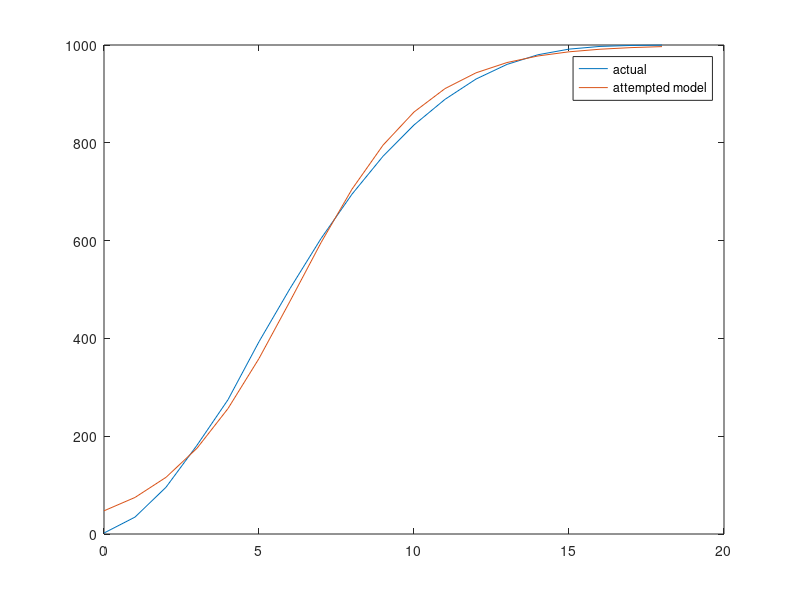

Here is the MATLAB script that generated this plot:
format shortG;
%data for given simulation
data = [0 2 0; 1 34.5584 32.5584; 2 95.593 61.0346; 3 181.4934 85.9004; 
        4 274.6621 103.1687; 5 393.2821 108.62; 6 501.9399 108.6578; 
        7 604.1662 102.2263; 8 694.8979 90.7317; 9 772.4584 77.5605;
        10 836.4424 63.984; 11 888.8613 52.4189; 12 930.3622 41.5009; 
        13 960.3303 29.9681; 14 980.1061 19.7758; 15 991.5733 11.4672; 
        16 997.1057 5.5324; 17 999.0635 1.9578; 18 999.7112 0.6477];

%matrices used to store values for A/B/C for proposed models
modelA = [];
modelB = [];
modelC = [];

%for each generation (other than 0), compute value of A/B/C
for i=2:19,
   modelA = [modelA; data(i,2)./data(i,3)];
   modelB = [modelB; ((data(i,2)).^2)./data(i,3)];
   modelC = [modelC; log(data(i,3))./data(i,2)];
end

%removes max/min values from list of A vals 
%if data has too high of variance
numRemovalsA = 0;
for i=1:numRemovalsA,
    modelA = modelA(modelA~=max(modelA(:)));
    modelA = modelA(modelA~=min(modelA(:)));
end

%removes max/min values from list of B vals 
%if data has too high of variance
numRemovalsB = 0;
for i=1:numRemovalsB,
    modelB = modelB(modelB~=max(modelB(:)));
    modelB = modelB(modelB~=min(modelB(:)));
end

%removes max/min values from list of C vals 
%if data has too high of variance
numRemovalsC = 1;
for i=1:numRemovalsC,
    modelC = modelC(modelC~=max(modelC(:)));
    modelC = modelC(modelC~=min(modelC(:)));
end

%computes A/B/C-bar from generated list of vals
modelABar = sum(modelA)./length(modelA);
modelBBar = sum(modelB)./length(modelB);
modelCBar = sum(modelC)./length(modelC);
    
%variance calculations for A/B/C lists
varA = 0;
varB = 0;
varC = 0;
for i=1:length(modelA),
    varA = varA + (modelA(i)-modelABar).^2;
end
for i=1:length(modelB),
    varB = varB + (modelB(i)-modelBBar).^2;
end
for i=1:length(modelC),
    varC = varC + (modelC(i)-modelCBar).^2;
end
varA = varA./length(modelA);
varB = varB./length(modelB);
varC = varC./length(modelC);

disp(modelCBar);
disp(varC);

modelAScore = 0; %score for model A (linear)
modelBScore = 0; %score for model B (quadratic)
modelCScore = 0; %score for model C (exponential)
modelDScore = 0; %score for model D (sigmoid)
eq1 = []; % y = (eq1Bar)*(dy/dt)
eq2 = []; % y^2 = (eq2Bar)*(dy/dt)
eq3 = []; % (dy/dt) = e^(eq3Bar*y)
eq4 = []; % sigmoid function (modified to match graph)
for i=0:18,
    val1 = 2.*exp(i./modelABar);
    val2 = (2.*modelBBar)./(modelBBar - 2.*i);
    val3 = -log(exp(-2.*modelCBar) - (modelCBar.*i))./modelCBar;
    val4 = 1000*(1/(1+exp(-(.484*i-3)))); 
    
    modelAScore = modelAScore + (data(i+1,2)-val1).^2;
    modelBScore = modelBScore + (data(i+1,2)-val2).^2;
    modelCScore = modelCScore + (data(i+1,2)-val3).^2;
    modelDScore = modelDScore + (data(i+1,2)-val4).^2;
    
    eq1 = [eq1; i val1];
    eq2 = [eq2; i val2];
    eq3 = [eq3; i val3];
    eq4 = [eq4; i val4];
end

modelAScore = sqrt(modelAScore)./19;
modelBScore = sqrt(modelBScore)./19;
modelCScore = sqrt(modelCScore)./19;
modelDScore = sqrt(modelDScore)./19;

display(modelAScore);
display(modelBScore);
display(modelCScore);
display(modelDScore);

%eq5 - (y/(dy/dt)) = Ae^(Bt) (from data)
eq5 = [];
for i = 2:19,
    val = data(i,2)./data(i,3);
    eq5 = [eq5; i val];
end

%eq6 - attempted model of Ae^(Bt)
eq6 = [];
for i = 1:18,
    val = .0008*exp(.8*i);
    eq6 = [eq6; i val];
end

%eq7 - attempted model for data in (0,7)
eq7 = [];
for i = 0:7,
    val = sqrt(3125*(exp(.8*i)-1)+4);
    eq7 = [eq7; i val];
end

%x/y tables for each data set - used for graphing
pdatax = data(1:19,1);
pdatay = data(1:19,2);
pdatax_1 = data(1:8,1);
pdatay_1 = data(1:8,2);
p1x = eq1(1:19,1);
p1y = eq1(1:19,2);
p2x = eq2(1:19,1);
p2y = eq2(1:19,2);
p3x = eq3(1:19,1);
p3y = eq3(1:19,2);
p4x = eq4(1:19,1);
p4y = eq4(1:19,2);
p5x = eq5(1:18,1);
p5y = eq5(1:18,2);
p6x = eq6(1:18,1);
p6y = eq6(1:18,2);
p7x = eq7(1:8,1);
p7y = eq7(1:8,2);

%plot data
plot(pdatax,pdatay,p4x,p4y); % (x_values,y_values,x_2_values,y_2_values)
legend('actual','attempted model'); % used when plotting >1 graph at once to label each